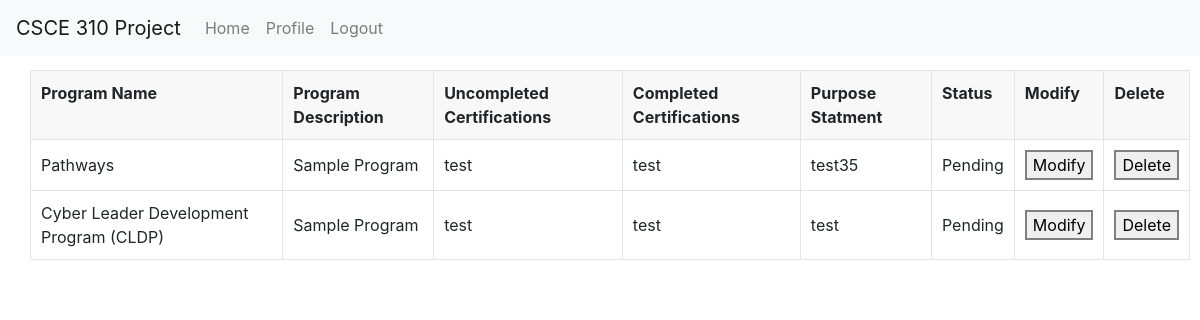
The page /app/application_review (signed in) on the database its author committed.
### tables this page shows
CREATE TABLE Application (
                    app_num INTEGER PRIMARY KEY AUTOINCREMENT,
                    program_num INTEGER,
                    UIN INTEGER,
                    uncom_cert TEXT,
                    com_cert TEXT,
                    purpose_statement TEXT,
                    FOREIGN KEY(program_num) REFERENCES Programs(program_num),
                    FOREIGN KEY(UIN) REFERENCES College_students(UIN)
                    );

CREATE TABLE Programs (
                    program_num INTEGER PRIMARY KEY AUTOINCREMENT,
                    name TEXT,
                    description TEXT,
                    archived INTEGER
                    );

### routes/application.py (the view)
@application_bp.route('/application_review')
def application_review():
    conn = get_db_connection()
    applied_programs = get_applied_programs(conn, current_user.uin)
    conn.close()
    return render_template('student/application_review.html', applied_programs=applied_programs)

### app.py (called while the page is built)
@login_manager.user_loader
def load_user(UIN):
    return User(UIN)

### db.py (called while the page is built)
def get_db_connection():
    conn = sqlite3.connect('database.db')
    conn.row_factory = sqlite3.Row
    return conn

### util/Programs.py (called while the page is built)
def get_applied_programs(conn, UIN):
  return conn.execute(f"SELECT * FROM View_ApplicationDetails Where UIN = {UIN}").fetchall()

### util/Users.py (called while the page is built)
def get_user(conn, UIN):
    query_result = conn.execute("SELECT * FROM View_CollegeStudentDetails WHERE UIN = ?", (UIN,)).fetchone()
    user_info = {}
    if not query_result:
        return user_info
    for column_name in query_result.keys():
        user_info[column_name] = query_result[column_name]
    return user_info

### templates/student/application_review.html (shortened to what this page needs)
<!DOCTYPE html>
<html lang="en">
<head>
  <link rel="stylesheet" href="../../static/general.css">
  <link rel="stylesheet" href="https://stackpath.bootstrapcdn.com/bootstrap/4.3.1/css/bootstrap.min.css">
</head>
<body>
  <nav class="navbar navbar-expand-lg navbar-light bg-light fixed-top">
    <a class="navbar-brand" href="#">CSCE 310 Project</a>
    <div class="collapse navbar-collapse" id="navbarNav">
        <ul class="navbar-nav">
            <li class="nav-item">
                <a class="nav-link" href="/">Home</a>
            </li>
            <li class="nav-item">
                <a class="nav-link" href="/profile">Profile</a>
            </li>
            <li class="nav-item">
                <a class="nav-link" href="/logout">Logout</a>
            </li>
        </ul>
    </div>
  </nav>
  <table>
    <tr>
      <th>Program Name</th>
      <th>Program Description</th>
      <th>Uncompleted Certifications</th>
      <th>Completed Certifications</th>
      <th>Purpose Statment</th>
      <th>Status</th>
      <th>Modify</th>
      <th>Delete</th>
    </tr>
    {% for program_app in applied_programs %}
    <tr>
      <td>{{ program_app.name }}</td>
      <td>{{ program_app.description }}</td>
      <td>{{ program_app.uncom_cert }}</td>
      <td>{{ program_app.com_cert }}</td>
      <td>{{ program_app.purpose_statement }}</td>
      <td>
        {% if program_app.status is not none %}
        {{ program_app.status }}
        {% else %}
        Pending
        {% endif %}
      </td>
      <td>
        <a href="/app/update_program_app/{{ program_app.app_num }}">
          <button>Modify</button>
        </a>
      </td>
      <td>
        <button onclick="deleteApp({{ program_app.app_num }})">Delete</button>
      </td>
    </tr>
    {% endfor %}
  </table>
</body>
</html>

### static/general.css (style rules this page uses)
body { padding-top: 60px; padding-left: 20px; }
table { border-collapse: collapse; margin: 10px; }
table, th, td { border: 1px solid #e4e4e4; }
th, td { padding: 10px; text-align: left; }
th { background-color: #f8f8f8; vertical-align: text-top; }
button { cursor: pointer; border: 2px solid #808080; }

### rows shown on the page
Application: name "Pathways", description "Sample Program", uncom_cert "test", com_cert "test", purpose_statement "test35"
Application: name "Cyber Leader Development Program (CLDP)", description "Sample Program", uncom_cert "test", com_cert "test", purpose_statement "test"
